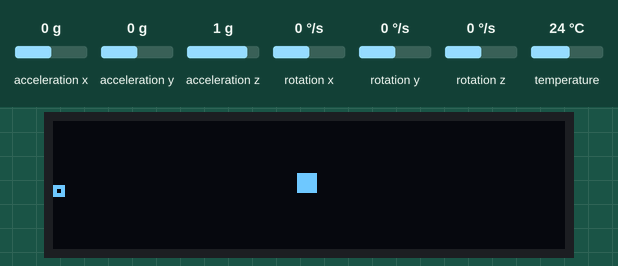
Simulated run of this sketch. Board: Arduino Uno, built with avr-gcc and run on an emulated ATmega328P. On the bench: 128×32 one-colour display. Inputs (shaded band) come from the test bench; at power-on: acceleration x 0 g, acceleration y 0 g, acceleration z 1 g, rotation x 0 °/s, rotation y 0 °/s, rotation z 0 °/s, temperature 24 °C. The display library's start-up logo is not drawn; random numbers use the default seed unless the sketch sets one; what the sketch prints to the serial monitor is not drawn. At 2.6 s the program stops and its outputs stay as they are.

Above: at 1.21 s.
At 1.83 s:
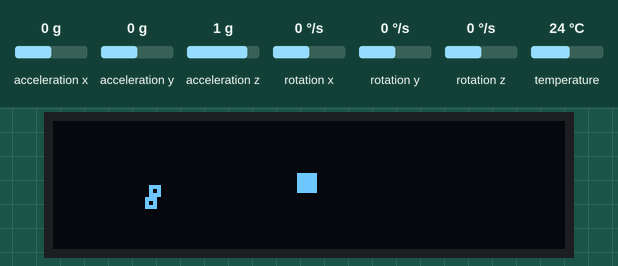
At 2.7 s:
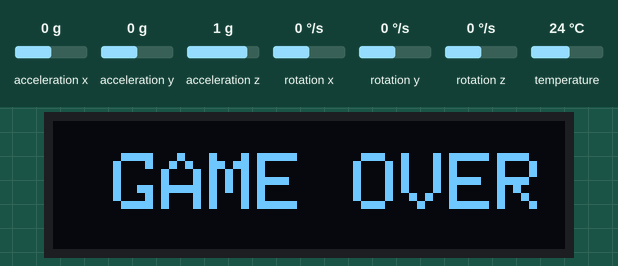

The sketch:

Gameoled.ino
```cpp
#include <Adafruit_MPU6050.h>
#include <Adafruit_SSD1306.h>
#include <Adafruit_Sensor.h>
#include <Wire.h>

// Create instances for the sensor and the display
Adafruit_MPU6050 mpu;
Adafruit_SSD1306 display = Adafruit_SSD1306(128, 32, &Wire);

// --- Game Variables ---

// Player properties
int playerX, playerY;
int playerSize = 5;

// Game state
bool gameOver = false;

// Obstacle structure
struct Obstacle {
  int x, y;
  int w = 3, h = 3; // Obstacle size
  int speedX, speedY;
  bool active = false;
};

const int MAX_OBSTACLES = 2;
Obstacle obstacles[MAX_OBSTACLES];

// --- Game Functions ---

void spawnNewObstacle() {
  // Find an inactive obstacle slot to reuse
  for (int i = 0; i < MAX_OBSTACLES; i++) {
    if (!obstacles[i].active) {
      obstacles[i].active = true;

      // Randomly decide if the obstacle moves on the X or Y axis
      if (random(0, 2) == 0) { // X-axis movement
        obstacles[i].y = random(0, display.height() - obstacles[i].h);
        obstacles[i].speedY = 0;
        // Start from left or right edge
        if (random(0, 2) == 0) {
          obstacles[i].x = 0;
          obstacles[i].speedX = 1; // Move right
        } else {
          obstacles[i].x = display.width() - obstacles[i].w;
          obstacles[i].speedX = -1; // Move left
        }
      } else { // Y-axis movement
        obstacles[i].x = random(0, display.width() - obstacles[i].w);
        obstacles[i].speedX = 0;
        // Start from top or bottom edge
        if (random(0, 2) == 0) {
          obstacles[i].y = 0;
          obstacles[i].speedY = 1; // Move down
        } else {
          obstacles[i].y = display.height() - obstacles[i].h;
          obstacles[i].speedY = -1; // Move up
        }
      }
      return; // Exit after spawning one obstacle
    }
  }
}

void setup() {
  Serial.begin(115200);
  randomSeed(analogRead(0)); // Seed for better random numbers

  // Initialize MPU6050
  if (!mpu.begin()) {
    Serial.println("Failed to find MPU6050 chip");
    while (1) yield();
  }
  Serial.println("MPU6050 Found! Game Starting...");

  // Initialize SSD1306 display
  if(!display.begin(SSD1306_SWITCHCAPVCC, 0x3C)) {
    Serial.println(F("SSD1306 allocation failed"));
    for(;;);
  }

  display.display();
  delay(1000);
}

void loop() {
  if (gameOver) {
    // If the game is over, display the message and stop
    display.clearDisplay();
    display.setTextSize(2);
    display.setTextColor(SSD1306_WHITE);
    display.setCursor(15, 8);
    display.println("GAME OVER");
    display.display();
    while(1); // Freeze here until reset
  }

  // --- Game Logic ---

  // 1. Update Player Position
  sensors_event_t a, g, temp;
  mpu.getEvent(&a, &g, &temp);
  playerX = map(a.acceleration.x, -11, 11, 0, display.width() - playerSize);
  playerY = map(a.acceleration.y, -11, 11, 0, display.height() - playerSize);
  playerX = constrain(playerX, 0, display.width() - playerSize);
  playerY = constrain(playerY, 0, display.height() - playerSize);

  // 2. Update Obstacles
  for (int i = 0; i < MAX_OBSTACLES; i++) {
    if (obstacles[i].active) {
      obstacles[i].x += obstacles[i].speedX;
      obstacles[i].y += obstacles[i].speedY;

      // Deactivate obstacle if it goes off-screen
      if (obstacles[i].x < 0 || obstacles[i].x > display.width() ||
          obstacles[i].y < 0 || obstacles[i].y > display.height()) {
        obstacles[i].active = false;
      }
    }
  }

  // 3. Spawn a new obstacle if needed
  spawnNewObstacle();

  // 4. Check for Collisions
  for (int i = 0; i < MAX_OBSTACLES; i++) {
    if (obstacles[i].active) {
      // Simple AABB (Axis-Aligned Bounding Box) collision check
      if (playerX < obstacles[i].x + obstacles[i].w &&
          playerX + playerSize > obstacles[i].x &&
          playerY < obstacles[i].y + obstacles[i].h &&
          playerY + playerSize > obstacles[i].y) {
        gameOver = true; // Collision detected!
      }
    }
  }

  // --- Drawing ---
  display.clearDisplay();

  // Draw player
  display.fillRect(playerX, playerY, playerSize, playerSize, SSD1306_WHITE);

  // Draw all active obstacles
  for (int i = 0; i < MAX_OBSTACLES; i++) {
    if (obstacles[i].active) {
      display.drawRect(obstacles[i].x, obstacles[i].y, obstacles[i].w, obstacles[i].h, SSD1306_WHITE);
    }
  }

  display.display();

  delay(10);
}
```
